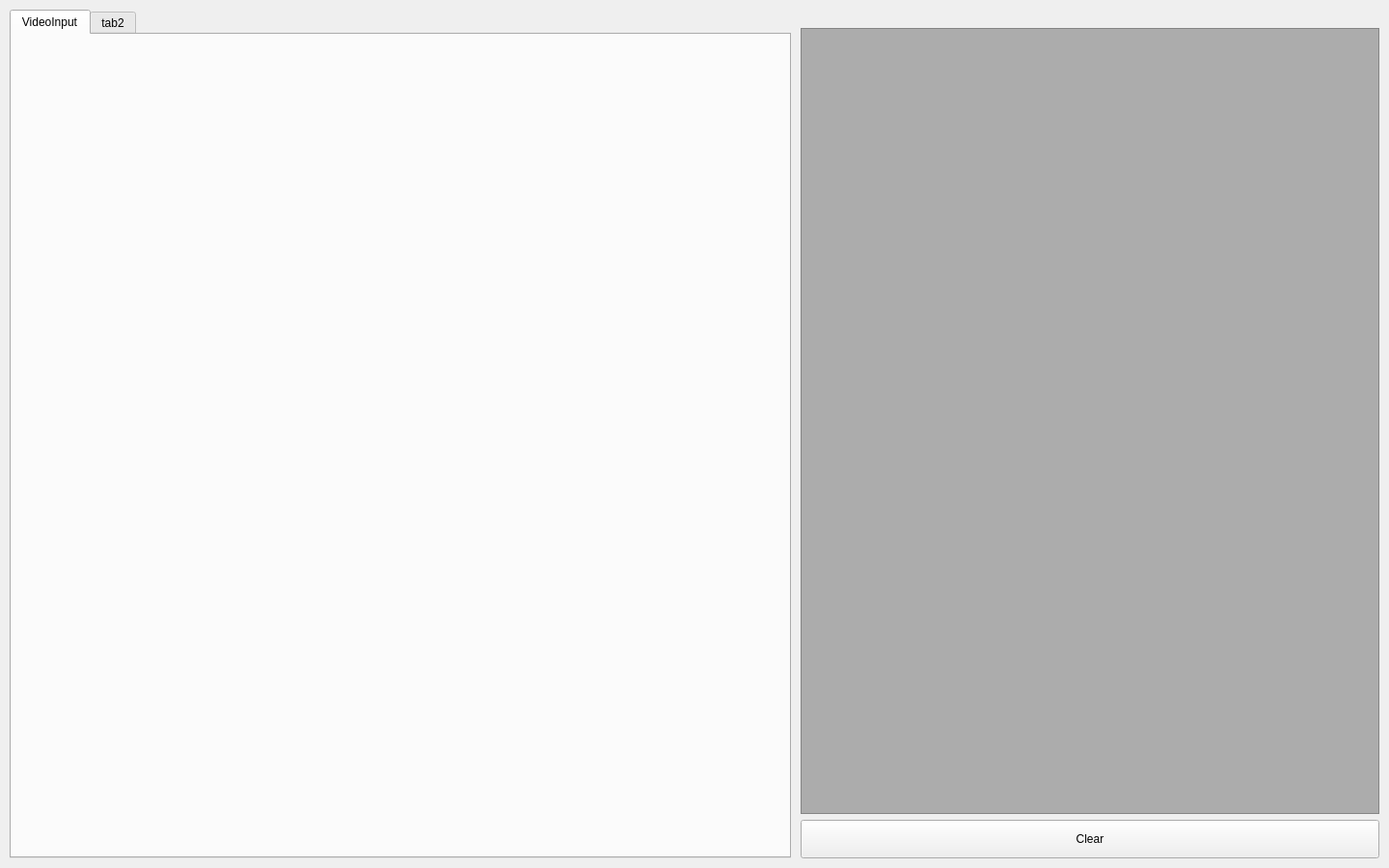
<?xml version="1.0" encoding="UTF-8"?>
<ui version="4.0">
 <class>MainWindow</class>
 <widget class="QMainWindow" name="MainWindow">
  <property name="geometry">
   <rect>
    <x>0</x>
    <y>0</y>
    <width>1440</width>
    <height>900</height>
   </rect>
  </property>
  <property name="windowTitle">
   <string>VideoDemo</string>
  </property>
  <widget class="QWidget" name="centralwidget">
   <layout class="QHBoxLayout" name="horizontalLayout">
    <property name="spacing">
     <number>10</number>
    </property>
    <property name="leftMargin">
     <number>10</number>
    </property>
    <property name="topMargin">
     <number>10</number>
    </property>
    <property name="rightMargin">
     <number>10</number>
    </property>
    <property name="bottomMargin">
     <number>10</number>
    </property>
    <item>
     <widget class="QTabWidget" name="tabWidget">
      <property name="currentIndex">
       <number>0</number>
      </property>
      <widget class="VideoInputUI" name="tabVideoInput">
       <attribute name="title">
        <string>VideoInput</string>
       </attribute>
      </widget>
      <widget class="QWidget" name="tab_2">
       <attribute name="title">
        <string>tab2</string>
       </attribute>
      </widget>
     </widget>
    </item>
    <item>
     <widget class="QWidget" name="widget" native="true">
      <property name="minimumSize">
       <size>
        <width>600</width>
        <height>0</height>
       </size>
      </property>
      <property name="maximumSize">
       <size>
        <width>600</width>
        <height>16777215</height>
       </size>
      </property>
      <layout class="QVBoxLayout" name="verticalLayout">
       <property name="leftMargin">
        <number>0</number>
       </property>
       <property name="rightMargin">
        <number>0</number>
       </property>
       <property name="bottomMargin">
        <number>0</number>
       </property>
       <item>
        <spacer name="verticalSpacer">
         <property name="orientation">
          <enum>Qt::Vertical</enum>
         </property>
         <property name="sizeType">
          <enum>QSizePolicy::Fixed</enum>
         </property>
         <property name="sizeHint" stdset="0">
          <size>
           <width>20</width>
           <height>10</height>
          </size>
         </property>
        </spacer>
       </item>
       <item>
        <widget class="QTextEdit" name="textEdit">
         <property name="styleSheet">
          <string notr="true">background-color: rgb(172, 172, 172);</string>
         </property>
         <property name="readOnly">
          <bool>true</bool>
         </property>
        </widget>
       </item>
       <item>
        <widget class="QPushButton" name="pushButton">
         <property name="minimumSize">
          <size>
           <width>0</width>
           <height>40</height>
          </size>
         </property>
         <property name="text">
          <string>Clear</string>
         </property>
        </widget>
       </item>
      </layout>
     </widget>
    </item>
   </layout>
  </widget>
 </widget>
 <customwidgets>
  <customwidget>
   <class>VideoInputUI</class>
   <extends>QWidget</extends>
   <header>VideoInputUI.h</header>
   <container>1</container>
  </customwidget>
 </customwidgets>
 <resources/>
 <connections/>
</ui>
